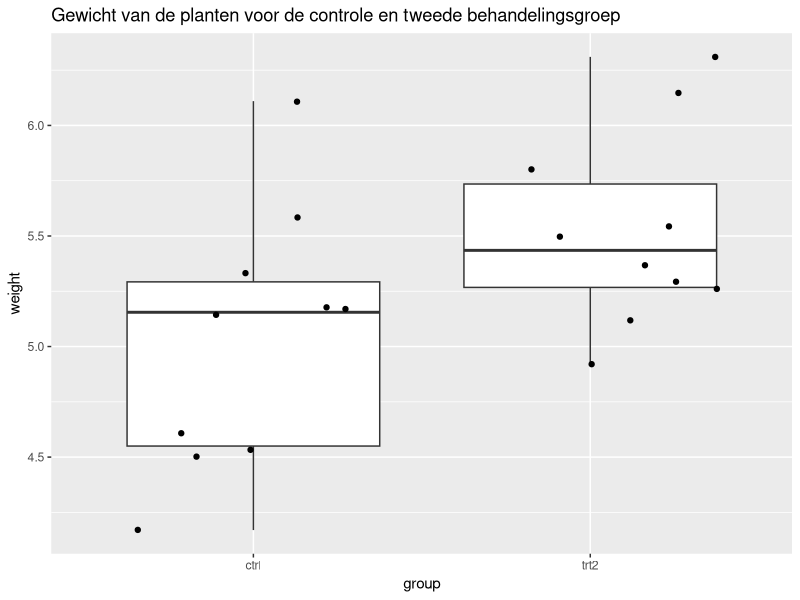
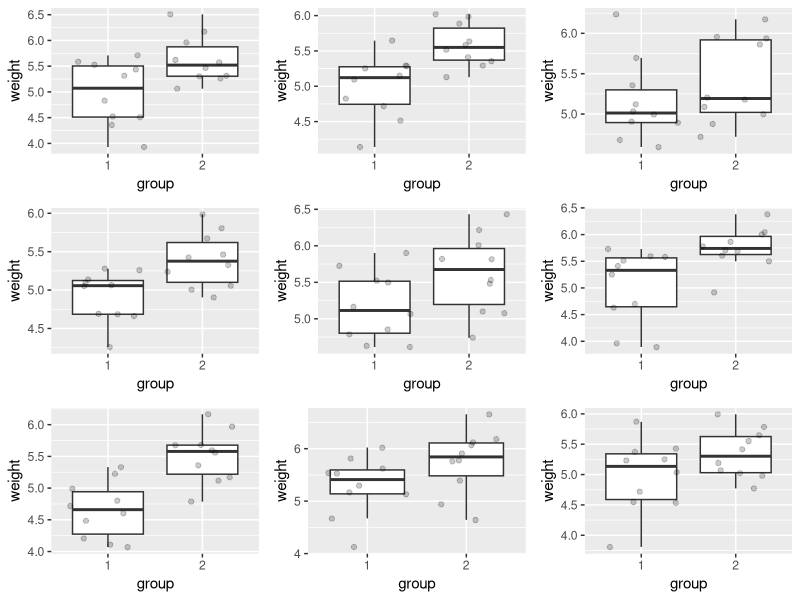
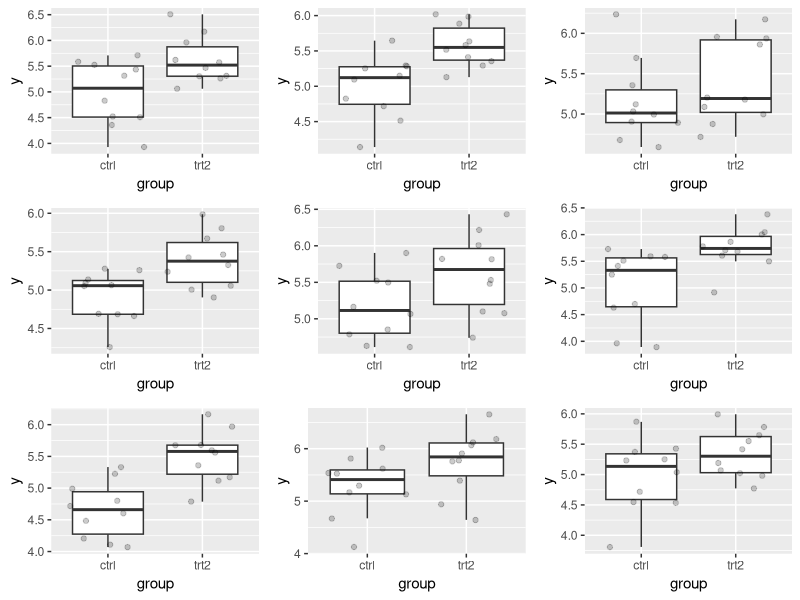
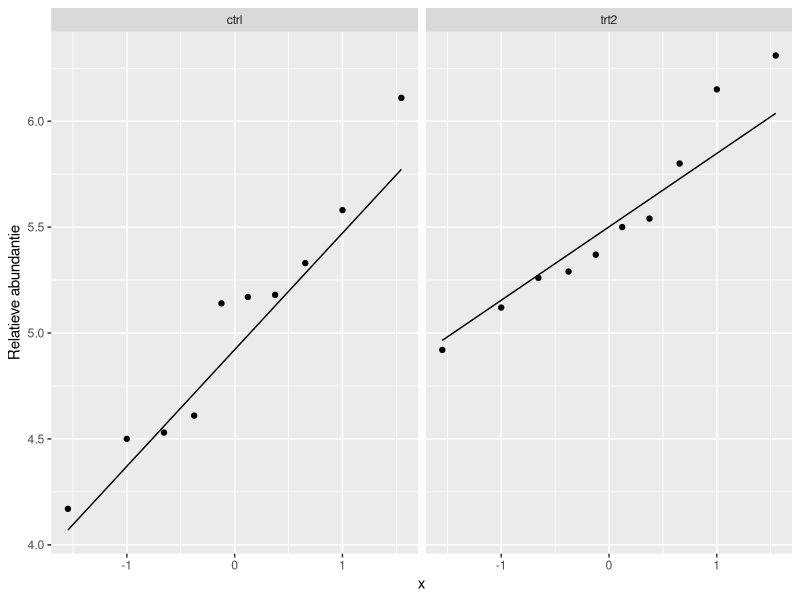
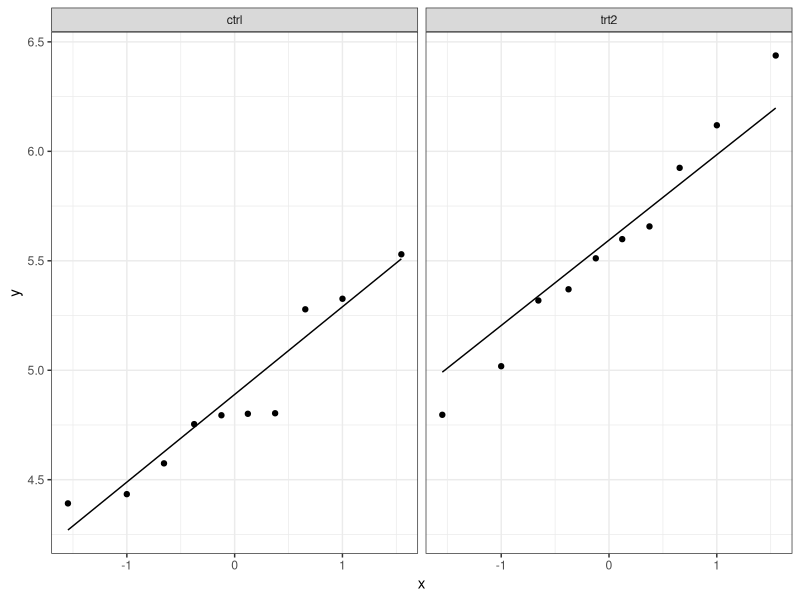
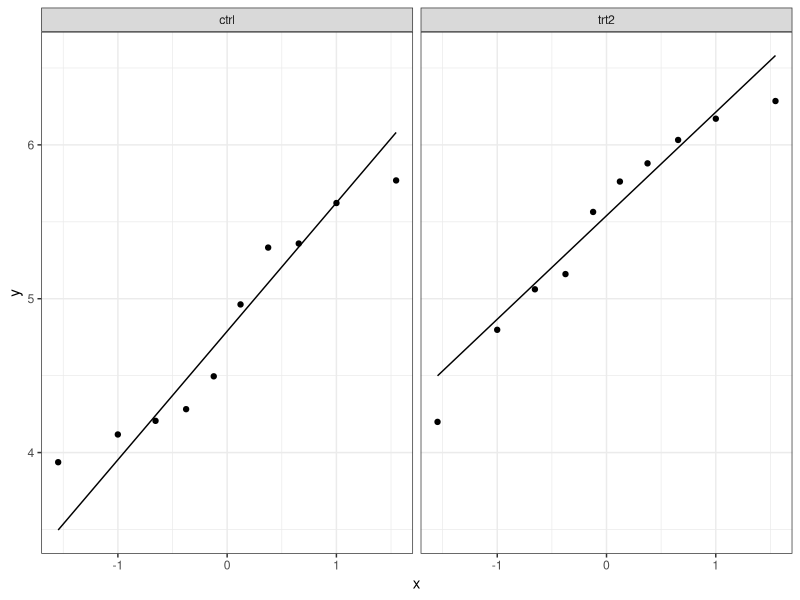
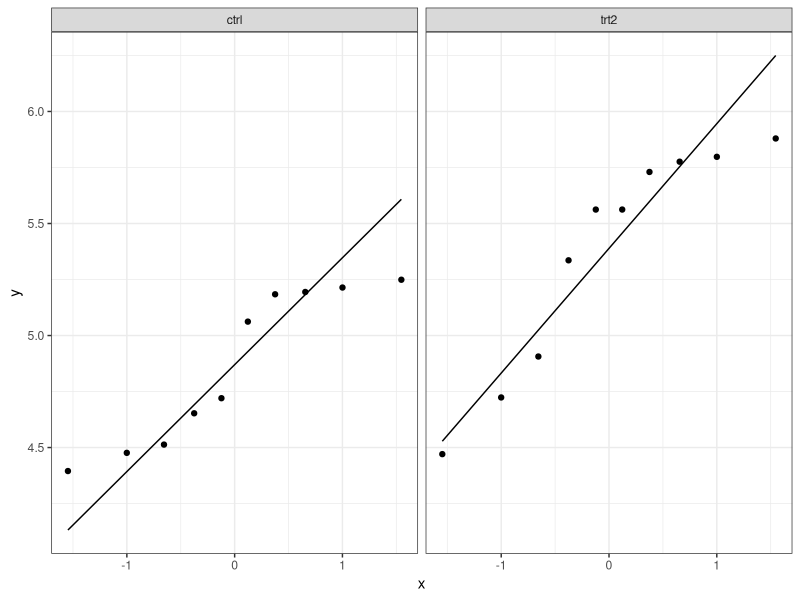
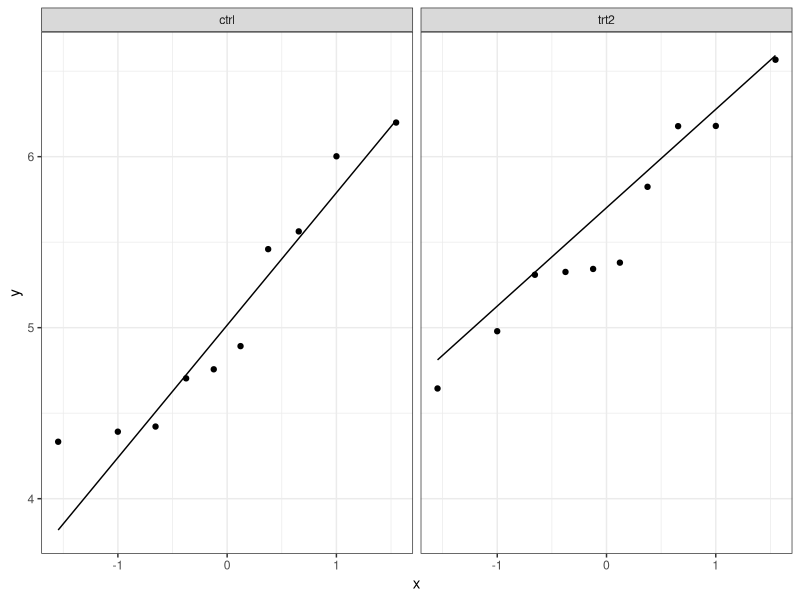

These charts were generated, in order, by the following R code:
## ---- chunk 1
suppressPackageStartupMessages({
  library(tidyverse)
  library(ggplot2)
  library(gridExtra)
})
## ---- chunk 2
data("PlantGrowth")
## ---- chunk 3
#Bekijk hoe de dataset PlantGrowth eruit ziet
head(PlantGrowth)
## ---- chunk 4
#Filter de data zodat enkel data van de controle- (ctrl) en tweede behandelingsgroep (trt2) gebruikt worden.
PlantGrowth <- PlantGrowth %>% filter(group == "ctrl" | group == "trt2")
## ---- chunk 5
#Maak een boxplot voor elke groep (group) van het gewicht (weight) van de planten 
PlantGrowth %>% ggplot(aes(x=group,y=weight)) +
  geom_boxplot() +
  geom_jitter() +
  ggtitle("Gewicht van de planten voor de controle en tweede behandelingsgroep")
## ---- chunk 6
set.seed(52)
par(mfrow=c(3,3), mar=c(3,2,1,1))
st_dev <- PlantGrowth %>% group_by(group) %>% summarise(stdev = sd(weight))
means<- PlantGrowth %>% group_by(group) %>% summarise(m=mean(weight))
counts <- PlantGrowth %>% count(group)
sd_pooled = sqrt(((counts$n[1]-1) * st_dev$stdev[1]^2 + (counts$n[2]-1) * st_dev$stdev[2]^2) / (counts$n[1] + counts$n[2] - 2))

plots <- list()
for(i in 1:9){
  a <- rnorm(counts[1,2], mean=means$m[1], sd=sd_pooled)
  b <- rnorm(counts[2,2], mean=means$m[2], sd=sd_pooled)
  df <- data.frame("weight" = c(a,b), "group" = as.factor(c(rep(1,counts[1,2]),rep(2,counts[2,2]))))
  
  plots[[i]] <- ggplot(data=df, aes(x=group,y=weight)) + 
                geom_boxplot(outlier.shape = NA) + 
                geom_jitter(alpha=.2)
}
do.call('grid.arrange',c(plots,nrow=3, ncol = 3))
## ---- chunk 7
set.seed(52)
par(mfrow=c(3,3), mar=c(3,2,1,1))
plotList <- lapply(1:9, function(x,means,sd,nobs)
{
  data.frame(y = rnorm(
      sum(counts$n),
      mean=rep(means$m,times=nobs$n),
      sd=sd_pooled),
      group =  rep(nobs$group,times=counts$n)
  ) %>% 
    ggplot(aes(group,y)) +
    geom_boxplot(outlier.shape = NA) +
    geom_jitter(alpha=.2)
}, means=means,nobs=counts,sd=sd_pooled)

## ---- chunk 8
do.call("grid.arrange",c(plotList,nrow=3,ncol=3))
## ---- chunk 9
# Maak een QQplot van het gewicht van de planten voor elke treatment
PlantGrowth %>%
  ggplot(aes(sample = weight)) +
  geom_qq() +
  geom_qq_line() +
  facet_grid(.~group) +
  ylab("Relatieve abundantie")
## ---- chunk 10
plotList <- lapply(1:9, function(x,means,sd,nobs)
{
  data.frame(y = rnorm(
      sum(counts$n),
      mean=rep(means$m,times=counts$n),
      sd=sd_pooled),
      group =  rep(counts$group,times=counts$n)
  ) %>% 
    ggplot(aes(sample=y)) +
    geom_qq() + # qq-punten
    geom_qq_line() + # qq-lijn
    theme_bw() + 
    facet_wrap(~group)
}, means=means,nobs=counts,sd=sd_pooled)
plotList
## ---- chunk 11
# Voer de two-sample t-test uit om de nulhypothese van gelijk gemiddeld gewicht tussen de controlebehandeling en behandeling 2 na te gaan.
model_t <- t.test(weight~group, data = PlantGrowth, var.equal=TRUE) # var.equal = FALSE is de default, wat de Welch t-test zou zijn
model_t

## ---- chunk 12
# Voer een lineare regressie toe van het gewicht in functie van de behandelingsgroep.
model_lm <- lm(weight ~ group, data = PlantGrowth)
summary <- summary(model_lm)
summary
## ---- chunk 13
# Geef de 95% confidence intervals van de geschatte parameters.
confint <- confint(model_lm)
confint
